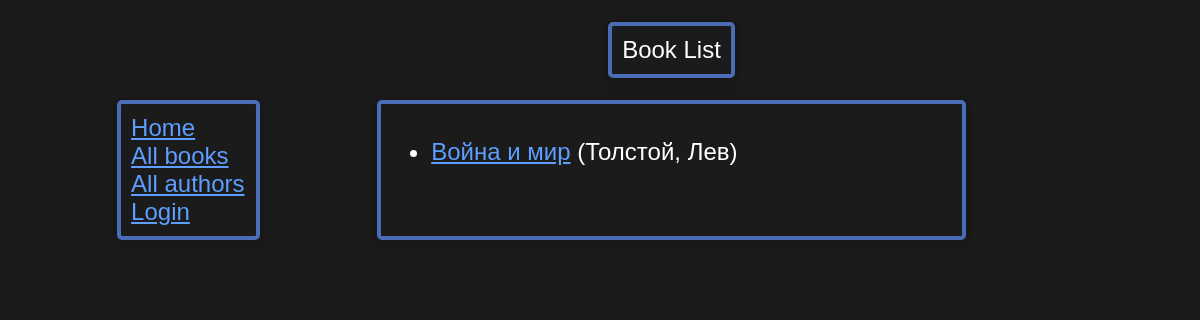
Page /catalog/books/ on the earlier database version.
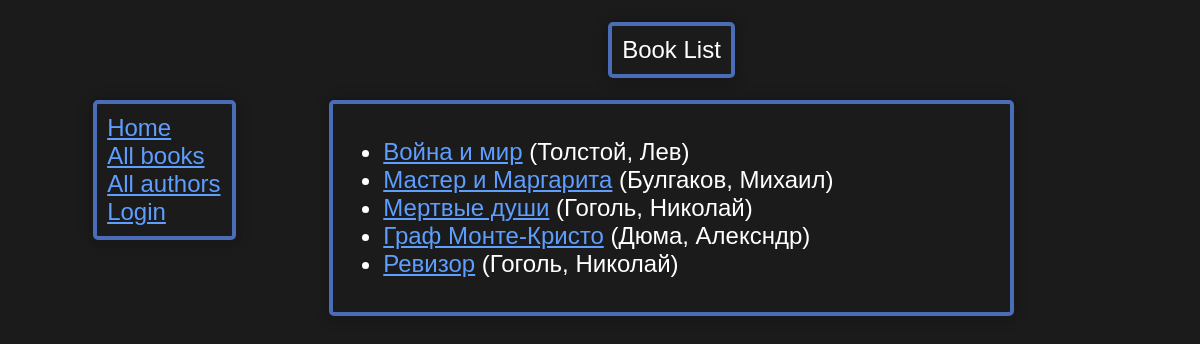
Same page on the later database version.
### catalog/models.py (models this page shows, shortened)
class Book(models.Model):
    title = models.CharField(max_length=200)
    author = models.ForeignKey('Author', on_delete=models.SET_NULL, null=True)
    summary = models.TextField(max_length=1000, help_text='Enter a brief description of the book', null=True)
    isbn = models.CharField('ISBN', max_length=13, unique=True,
                            help_text='13 Character <a href="https://www.isbn-international.org/content/what-isbn">ISBN number</a>')
    genre = models.ManyToManyField(Genre, help_text='Select a genre for this book')
    class Meta:
        ordering = ['id']
        permissions = (("can_mark_returned", "Set book as returned"),)
    def display_genre(self):
        """Create a string for the Genre. This is required to display genre in Admin."""
        return ', '.join(genre.name for genre in self.genre.all()[:3])
    display_genre.short_description = 'Genre'
    def get_absolute_url(self):
        return reverse('book-detail', args=[str(self.id)])

class Author(models.Model):
    first_name = models.CharField(max_length=100)
    last_name = models.CharField(max_length=100)
    date_of_birth = models.DateField(null=True, blank=True)
    date_of_death = models.DateField('Died', null=True, blank=True)
    class Meta:
        ordering = ['last_name']
    def __str__(self):
        return f'{self.last_name}, {self.first_name}'

### catalog/views.py (the view)
# urls.py: path('books/', views.BookListView.as_view(), name='books'),
class BookListView(generic.ListView):
    model = Book
    paginate_by = 10

### catalog/templates/catalog/book_list.html
{% extends "base_generic.html" %}
{% block content %}
    <div class="content-head"><p>Book List</p></div>
    <div class="content-main">
        {% if book_list %}
            <ul>
                {% for book in book_list %}
                    <li>
                        <a href="{{ book.get_absolute_url }}">{{ book.title }}</a> ({{book.author}})
                    </li>
                {% endfor %}
            </ul>
        {% else %}
            <p>There are no books in the library.</p>
        {% endif %}
    </div>
{% endblock %}

Differences in the rows shown:
added Book: title "Мастер и Маргарита", author "Булгаков, Михаил"
added Book: title "Мертвые души", author "Гоголь, Николай"
added Book: title "Граф Монте-Кристо", author "Дюма, Алексндр"
added Book: title "Ревизор", author "Гоголь, Николай"
